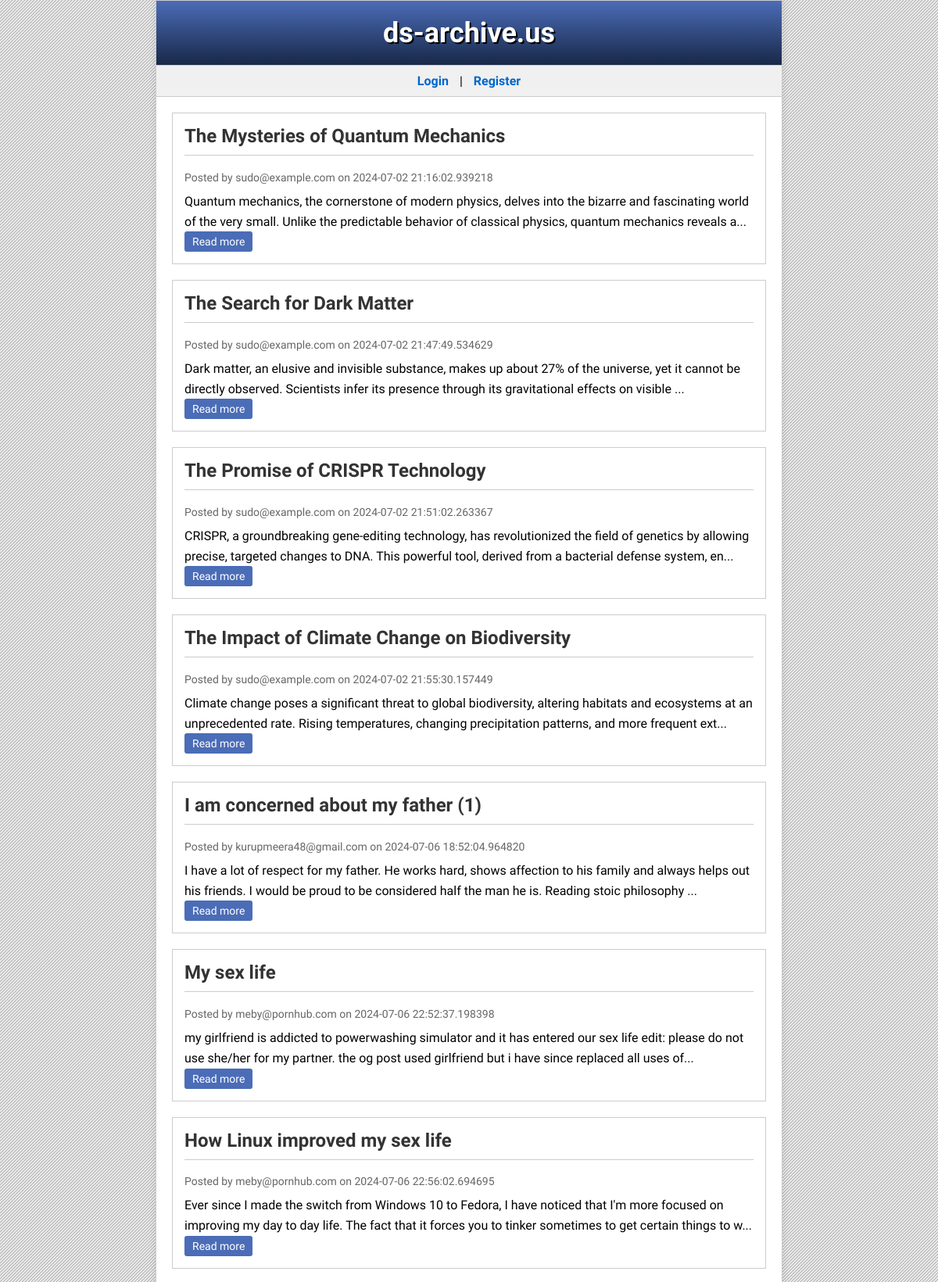
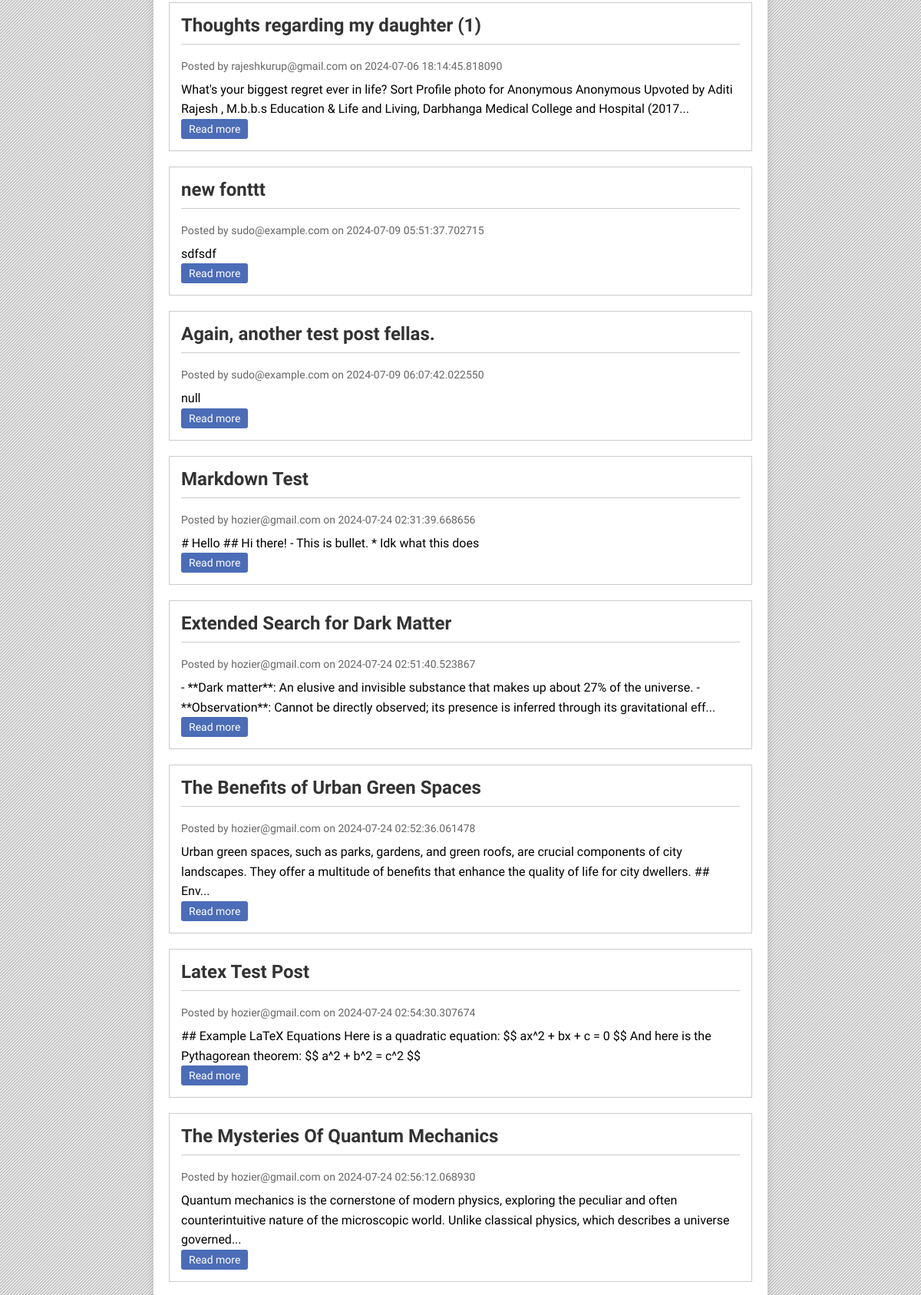
Page /api/ (upper part) on the committed database (2 pictures, top to bottom).
### app/db.py (models this page shows)
class BlogPost(Base):
    __tablename__ = 'blog_posts'
    id = Column(Integer, primary_key=True)
    title = Column(String(100), nullable=False)
    content = Column(Text, nullable=False)  # Changed to Text for larger content
    author = Column(String(50), nullable=False)
    created_at = Column(DateTime, default=datetime.utcnow)
    featured_image = Column(String(255))  # For image URLs
    category = Column(String(50))
    comments = relationship('Comment', back_populates='post')
    tags = relationship('Tag', secondary='post_tags', back_populates='posts')

### app/routes.py (the view)
@api.route("/", methods=["GET"])
def index():
    current_user = session.get('user_email')
    access_token = session.get('access_token')
    posts = db.get_all_blog_posts()
    return render_template("index.html", posts=posts, user=current_user, access_token=access_token)

### app/db.py (called while the page is built)
    def get_all_blog_posts(self):
        return self.session.query(BlogPost).all()

### app/templates/index.html (shortened to what this page needs)
<!DOCTYPE html>
<html lang="en">
<head>
</head>
<body>
    <div class="container">
        <header>
            <h1>ds-archive.us</h1>
        </header>
        <nav>
            {% if user %}
                <span>Welcome, {{ user.split('@')[0] }}</span> |
                <a href="{{ url_for('api.logout') }}">Logout</a> |
                <a href="{{ url_for('api.create_blog_post') }}">New Post</a>
            {% else %}
                <a href="{{ url_for('api.login') }}">Login</a> |
                <a href="{{ url_for('api.register') }}">Register</a>
            {% endif %}
        </nav>
        <main>
            {% for post in posts %}
                <article class="post">
                    <h2>{{ post.title }}</h2>
                    <div class="post-meta">Posted by {{ post.author }} on {{ post.created_at }}</div>
                    <div class="post-content">
                        {{ post.content[:200] }}{% if post.content|length > 200 %}...{% endif %}
                    </div>
                    <a href="{{ url_for('api.get_post', post_id=post.id) }}" class="read-more">Read more</a>
                </article>
            {% endfor %}
        </main>
    </div>
</body>
</html>

### app/templates/index.html (style rules this page uses)
body { font-family: 'Trebuchet MS', Arial, sans-serif; margin: 0; padding: 0; }
.container { width: 80%; max-width: 800px; margin: 0 auto; background-color: #ffffff; border: 1px solid #cccccc; box-shadow: 0 0 10px rgba(0,0,0,0.1); }
header { background: linear-gradient(to bottom, #4b6cb7 0%, #182848 100%); color: #ffffff; padding: 20px; text-align: center; }
h1 { font-size: 36px; margin: 0; text-shadow: 2px 2px #000000; }
nav { background-color: #f0f0f0; border-top: 1px solid #cccccc; border-bottom: 1px solid #cccccc; padding: 10px; text-align: center; }
nav a { color: #0066cc; text-decoration: none; margin: 0 10px; font-weight: bold; }
.post { background-color: #ffffff; border: 1px solid #cccccc; margin: 20px; padding: 15px; }
.post h2 { color: #333333; font-size: 24px; margin-top: 0; border-bottom: 1px solid #cccccc; padding-bottom: 10px; }
.post-meta { color: #666666; font-size: 14px; margin-bottom: 10px; }
.post-content { font-size: 16px; line-height: 1.6; }
.read-more { display: inline-block; background-color: #4b6cb7; color: #ffffff; padding: 5px 10px; text-decoration: none; border-radius: 3px; font-size: 14px; }

### rows in the picture
BlogPost: title "The Mysteries of Quantum Mechanics", author "sudo@example.com", created_at "2024-07-02 21:16:02.939218", content "Quantum mechanics, the cornerstone of modern physics, delves into the bizarre and fascinating world of the very small. Unlike the predictable behavior of classical physics, quantum mechanics reveals a"
BlogPost: title "The Search for Dark Matter", author "sudo@example.com", created_at "2024-07-02 21:47:49.534629", content "Dark matter, an elusive and invisible substance, makes up about 27% of the universe, yet it cannot be directly observed. Scientists infer its presence through its gravitational effects on visible"
BlogPost: title "The Promise of CRISPR Technology", author "sudo@example.com", created_at "2024-07-02 21:51:02.263367", content "CRISPR, a groundbreaking gene-editing technology, has revolutionized the field of genetics by allowing precise, targeted changes to DNA. This powerful tool, derived from a bacterial defense system, en"
BlogPost: title "The Impact of Climate Change on Biodiversity", author "sudo@example.com", created_at "2024-07-02 21:55:30.157449", content "Climate change poses a significant threat to global biodiversity, altering habitats and ecosystems at an unprecedented rate. Rising temperatures, changing precipitation patterns, and more frequent ext"
BlogPost: title "I am concerned about my father (1)", author "kurupmeera48@gmail.com", created_at "2024-07-06 18:52:04.964820", content "I have a lot of respect for my father. He works hard, shows affection to his family and always helps out his friends. I would be proud to be considered half the man he is. Reading stoic philosophy"
BlogPost: title "My sex life", author "meby@pornhub.com", created_at "2024-07-06 22:52:37.198398", content "my girlfriend is addicted to powerwashing simulator and it has entered our sex life edit: please do not use she/her for my partner. the og post used girlfriend but i have since replaced all uses of"
BlogPost: title "How Linux improved my sex life", author "meby@pornhub.com", created_at "2024-07-06 22:56:02.694695", content "Ever since I made the switch from Windows 10 to Fedora, I have noticed that I'm more focused on improving my day to day life. The fact that it forces you to tinker sometimes to get certain things to w"
BlogPost: title "Thoughts regarding my daughter (1)", author "rajeshkurup@gmail.com", created_at "2024-07-06 18:14:45.818090", content "What's your biggest regret ever in life? Sort Profile photo for Anonymous Anonymous Upvoted by Aditi Rajesh , M.b.b.s Education & Life and Living, Darbhanga Medical College and Hospital (2017"
BlogPost: title "new fonttt", author "sudo@example.com", created_at "2024-07-09 05:51:37.702715", content "sdfsdf"
BlogPost: title "Again, another test post fellas.", author "sudo@example.com", created_at "2024-07-09 06:07:42.022550", content "null"
BlogPost: title "Markdown Test", author "hozier@gmail.com", created_at "2024-07-24 02:31:39.668656", content "# Hello ## Hi there! - This is bullet. * Idk what this does"
BlogPost: title "Extended Search for Dark Matter", author "hozier@gmail.com", created_at "2024-07-24 02:51:40.523867", content "- **Dark matter**: An elusive and invisible substance that makes up about 27% of the universe. - **Observation**: Cannot be directly observed; its presence is inferred through its gravitational eff"
BlogPost: title "The Benefits of Urban Green Spaces", author "hozier@gmail.com", created_at "2024-07-24 02:52:36.061478", content "Urban green spaces, such as parks, gardens, and green roofs, are crucial components of city landscapes. They offer a multitude of benefits that enhance the quality of life for city dwellers. ## Env"
BlogPost: title "Latex Test Post", author "hozier@gmail.com", created_at "2024-07-24 02:54:30.307674", content "## Example LaTeX Equations Here is a quadratic equation: $$ ax^2 + bx + c = 0 $$ And here is the Pythagorean theorem: $$ a^2 + b^2 = c^2 $$"
BlogPost: title "The Mysteries Of Quantum Mechanics", author "hozier@gmail.com", created_at "2024-07-24 02:56:12.068930", content "Quantum mechanics is the cornerstone of modern physics, exploring the peculiar and often counterintuitive nature of the microscopic world. Unlike classical physics, which describes a universe governed"
